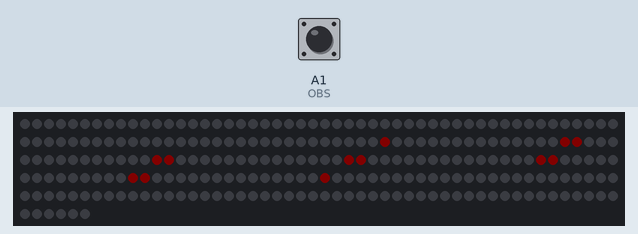
Recording of a program running on a simulated Arduino Uno, built with avr-gcc and run on an emulated ATmega328P. Shown: 256 RGB LEDs in strip order, left to right, continuing on the next row. The inputs (shaded band) are chosen by the test bench; at power-on: A1 (OBS) HIGH. Dim RGB values are drawn brighter than linear; what the program prints to the serial monitor is not drawn.

Above: at 1.2 s.
1.3 s: A1 (OBS) driven LOW
4.2 s: A1 (OBS) driven HIGH
7.2 s: A1 (OBS) pulsed LOW 2 times (0.12 s each, 0.3 s apart)
9.4 s: A1 (OBS) pulsed LOW 5 times (0.12 s each, 0.3 s apart)
Timing chart, 0 to 12.4 s (numbered marks = the images above; inputs shaded):
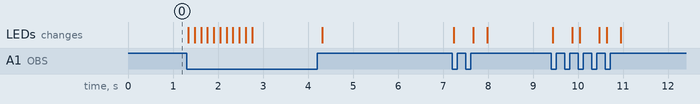

The program:

main.cpp
```cpp
#include <Arduino.h>
#include <Adafruit_NeoPixel.h>
int OBS = A1;
int LED = 12;
#define PIN        12
#define NUMPIXELS 16*16
int y_gauche = 5;
int y_droit = 5;
int val ;
Adafruit_NeoPixel pixels(NUMPIXELS, PIN, NEO_GRB + NEO_KHZ800);


int convert (int x , int y ){
   if (y%2 == 0)
         return(y*16+15-x);
      else
         return(y*16+x);
}


void OnLigne(int x,int y , int xbis, int ybis){
   while(x != xbis||y!=ybis){
      pixels.setPixelColor(convert(x,y),pixels.Color(150,0,0));
      if(x<xbis) x++;
      if(x>xbis) x--;
      if(y<ybis) y++;
      if(y>ybis) y--;
   }
   pixels.setPixelColor(convert(x,y),pixels.Color(150,0,0));
   pixels.show();

}

void setup() {
   Serial.begin(9600);
   pixels.begin();
   pinMode(OBS, INPUT);
   pixels.clear();
   pixels.setBrightness(10);

   /*for(int i=0; i<NUMPIXELS; i++) {
    pixels.setPixelColor(i, pixels.Color(0, 150, 0));
    pixels.show();
    delay(50);
  }*/

   pixels.clear();
    pixels.show();
    OnLigne(0,5,0,10);
    OnLigne(15,5,15,10);


}

void loop() {

   val = digitalRead(OBS);   // lecture de la valeur du signal
   Serial.print("Avoid Sensor - ");
   Serial.println(val);


   if(val == 0)
   {
      pixels.clear();
      y_droit -- ;
      y_gauche ++;
      OnLigne(0,y_gauche,0,y_gauche+5);
      OnLigne(15,y_droit,15,y_droit+5);
      delay(100);
      OnLigne(0,y_gauche,0,y_gauche+5);
      OnLigne(15,y_droit,15,y_droit+5);
   }else{
      y_droit = 5;
      y_gauche = 5;
      OnLigne(0,5,0,10);
      OnLigne(15,5,15,10);
      pixels.clear();
   }


}
```
